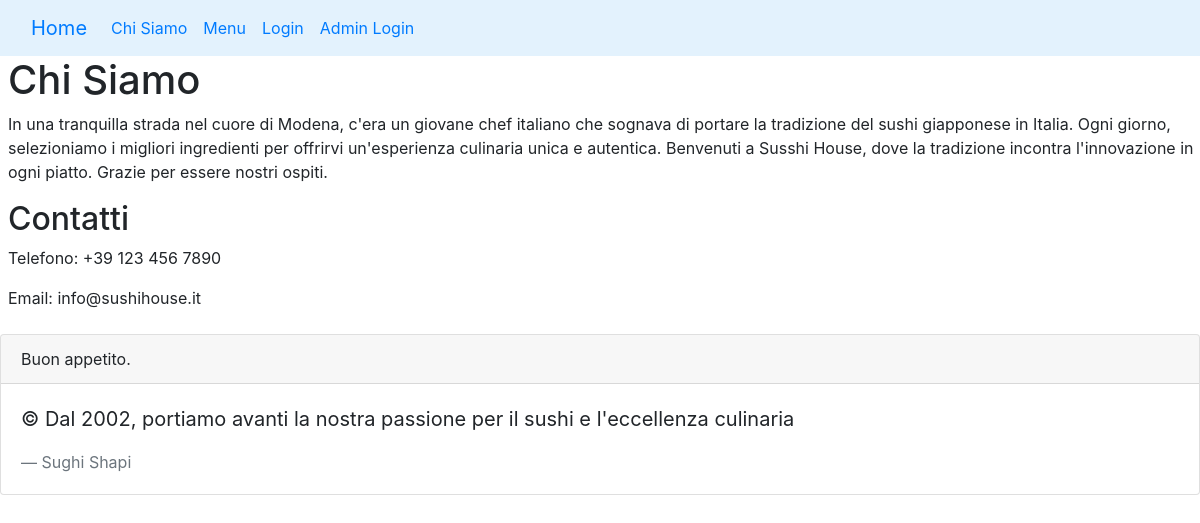
The page /about/ on the database its author committed.
### restaurant/models.py (models this page shows)
class ContactInfo(models.Model):
    phone = models.CharField(max_length=20)
    email = models.EmailField()
    description = models.TextField()

### restaurant/views.py (the view)
# urls.py: path('about/', about_us, name='about_us'),
def about_us(request):
    contact_info = ContactInfo.objects.first()
    if not contact_info: # Se non esiste un oggetto ContactInfo, creane uno di default
        contact_info = {
            'phone': '+39 123 456 7890',
            'email': 'info@sushihouse.it',
            'description': "In una tranquilla strada nel cuore di Modena, c'era un giovane chef italiano... ecc...gliente.",
        }
    return render(request, 'restaurant/about_us.html', context={'contact_info': contact_info})

### restaurant/templates/restaurant/about_us.html (shortened to what this page needs)
{% extends "base.html" %}
{% block content %}
    <header>
        <h1>Chi Siamo</h1>
        <p>{{ contact_info.description }}</p>
    </header>
    <section>
        <h2>Contatti</h2>
        <p>Telefono: {{ contact_info.phone }}</p>
        <p>Email: {{ contact_info.email }}</p>
    </section>
{% endblock %}

### rows shown on the page
ContactInfo: description "In una tranquilla strada nel cuore di Modena, c'era un giovane chef italiano che sognava di portare la tradizione del sushi giapponese in Italia. Ogni giorno, selezioniamo i migliori ingredienti per offrirvi un'esperienza culinaria unica e autentica. Benvenuti a Susshi House, dove la tradizione incontra l'innovazione in ogni piatto. Grazie per essere nostri ospiti.", phone "+39 123 456 7890", email "info@sushihouse.it"
